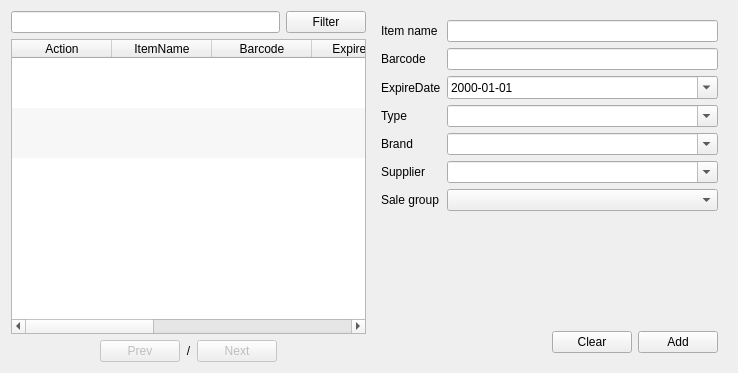
<?xml version="1.0" encoding="UTF-8"?>
<ui version="4.0">
 <class>FormManageItem</class>
 <widget class="QWidget" name="FormManageItem">
  <property name="geometry">
   <rect>
    <x>0</x>
    <y>0</y>
    <width>738</width>
    <height>373</height>
   </rect>
  </property>
  <property name="windowTitle">
   <string>Manage item</string>
  </property>
  <layout class="QHBoxLayout" name="horizontalLayout_4">
   <item>
    <layout class="QVBoxLayout" name="verticalLayout">
     <item>
      <layout class="QHBoxLayout" name="horizontalLayout">
       <item>
        <widget class="QLineEdit" name="lineEditFilter"/>
       </item>
       <item>
        <widget class="QPushButton" name="pushButtonFilter">
         <property name="text">
          <string>Filter</string>
         </property>
        </widget>
       </item>
      </layout>
     </item>
     <item>
      <widget class="QTableWidget" name="tableWidgetData">
       <property name="editTriggers">
        <set>QAbstractItemView::NoEditTriggers</set>
       </property>
       <property name="alternatingRowColors">
        <bool>true</bool>
       </property>
       <property name="selectionBehavior">
        <enum>QAbstractItemView::SelectRows</enum>
       </property>
       <property name="verticalScrollMode">
        <enum>QAbstractItemView::ScrollPerPixel</enum>
       </property>
       <property name="horizontalScrollMode">
        <enum>QAbstractItemView::ScrollPerPixel</enum>
       </property>
       <property name="showGrid">
        <bool>false</bool>
       </property>
       <property name="gridStyle">
        <enum>Qt::SolidLine</enum>
       </property>
       <property name="sortingEnabled">
        <bool>false</bool>
       </property>
       <property name="wordWrap">
        <bool>false</bool>
       </property>
       <attribute name="horizontalHeaderStretchLastSection">
        <bool>false</bool>
       </attribute>
       <attribute name="verticalHeaderVisible">
        <bool>false</bool>
       </attribute>
       <attribute name="verticalHeaderDefaultSectionSize">
        <number>50</number>
       </attribute>
       <attribute name="verticalHeaderMinimumSectionSize">
        <number>30</number>
       </attribute>
       <row>
        <property name="text">
         <string>New Row</string>
        </property>
       </row>
       <row>
        <property name="text">
         <string>New Row</string>
        </property>
       </row>
       <row>
        <property name="text">
         <string>New Row</string>
        </property>
       </row>
       <column>
        <property name="text">
         <string>Action</string>
        </property>
       </column>
       <column>
        <property name="text">
         <string>ItemName</string>
        </property>
       </column>
       <column>
        <property name="text">
         <string>Barcode</string>
        </property>
       </column>
       <column>
        <property name="text">
         <string>ExpireDate</string>
        </property>
       </column>
       <column>
        <property name="text">
         <string>ItemTypeName</string>
        </property>
       </column>
       <column>
        <property name="text">
         <string>BrandName</string>
        </property>
       </column>
       <column>
        <property name="text">
         <string>SupplierName</string>
        </property>
       </column>
       <column>
        <property name="text">
         <string>SalesGroupName</string>
        </property>
       </column>
       <column>
        <property name="text">
         <string>UpdateTs</string>
        </property>
       </column>
      </widget>
     </item>
     <item>
      <layout class="QHBoxLayout" name="horizontalLayout_2">
       <item>
        <spacer name="horizontalSpacer">
         <property name="orientation">
          <enum>Qt::Horizontal</enum>
         </property>
         <property name="sizeHint" stdset="0">
          <size>
           <width>40</width>
           <height>20</height>
          </size>
         </property>
        </spacer>
       </item>
       <item>
        <widget class="QPushButton" name="pushButtonPrev">
         <property name="enabled">
          <bool>false</bool>
         </property>
         <property name="text">
          <string>Prev</string>
         </property>
        </widget>
       </item>
       <item>
        <widget class="QLabel" name="labelPageIndicator">
         <property name="text">
          <string>&lt;CurrentPage&gt;/&lt;TotalPage&gt;</string>
         </property>
         <property name="alignment">
          <set>Qt::AlignCenter</set>
         </property>
        </widget>
       </item>
       <item>
        <widget class="QPushButton" name="pushButtonNext">
         <property name="enabled">
          <bool>false</bool>
         </property>
         <property name="text">
          <string>Next</string>
         </property>
        </widget>
       </item>
       <item>
        <spacer name="horizontalSpacer_2">
         <property name="orientation">
          <enum>Qt::Horizontal</enum>
         </property>
         <property name="sizeHint" stdset="0">
          <size>
           <width>40</width>
           <height>20</height>
          </size>
         </property>
        </spacer>
       </item>
      </layout>
     </item>
    </layout>
   </item>
   <item>
    <widget class="QFrame" name="frameRegister">
     <property name="maximumSize">
      <size>
       <width>16777215</width>
       <height>16777215</height>
      </size>
     </property>
     <layout class="QVBoxLayout" name="verticalLayout_2">
      <property name="spacing">
       <number>0</number>
      </property>
      <property name="leftMargin">
       <number>0</number>
      </property>
      <property name="topMargin">
       <number>0</number>
      </property>
      <property name="rightMargin">
       <number>0</number>
      </property>
      <property name="bottomMargin">
       <number>0</number>
      </property>
      <item>
       <widget class="QScrollArea" name="scrollArea">
        <property name="frameShape">
         <enum>QFrame::NoFrame</enum>
        </property>
        <property name="widgetResizable">
         <bool>true</bool>
        </property>
        <widget class="QWidget" name="scrollAreaWidgetContents">
         <property name="geometry">
          <rect>
           <x>0</x>
           <y>0</y>
           <width>311</width>
           <height>314</height>
          </rect>
         </property>
         <layout class="QFormLayout" name="formLayout">
          <item row="0" column="0">
           <widget class="QLabel" name="label_3">
            <property name="text">
             <string>Item name</string>
            </property>
           </widget>
          </item>
          <item row="0" column="1">
           <widget class="QLineEdit" name="lineEditItemName"/>
          </item>
          <item row="1" column="0">
           <widget class="QLabel" name="label_2">
            <property name="text">
             <string>Barcode</string>
            </property>
           </widget>
          </item>
          <item row="1" column="1">
           <widget class="QLineEdit" name="lineEditBarcode">
            <property name="alignment">
             <set>Qt::AlignRight|Qt::AlignTrailing|Qt::AlignVCenter</set>
            </property>
           </widget>
          </item>
          <item row="2" column="0">
           <widget class="QLabel" name="label">
            <property name="text">
             <string>ExpireDate</string>
            </property>
           </widget>
          </item>
          <item row="2" column="1">
           <widget class="QDateEdit" name="dateEditExpireDate">
            <property name="displayFormat">
             <string>yyyy-MM-dd</string>
            </property>
            <property name="calendarPopup">
             <bool>true</bool>
            </property>
           </widget>
          </item>
          <item row="3" column="0">
           <widget class="QLabel" name="label_4">
            <property name="text">
             <string>Type</string>
            </property>
           </widget>
          </item>
          <item row="3" column="1">
           <widget class="QComboBox" name="comboBoxItemTypeName">
            <property name="editable">
             <bool>true</bool>
            </property>
            <property name="insertPolicy">
             <enum>QComboBox::NoInsert</enum>
            </property>
           </widget>
          </item>
          <item row="4" column="0">
           <widget class="QLabel" name="label_5">
            <property name="text">
             <string>Brand</string>
            </property>
           </widget>
          </item>
          <item row="4" column="1">
           <widget class="QComboBox" name="comboBoxBrandName">
            <property name="editable">
             <bool>true</bool>
            </property>
            <property name="insertPolicy">
             <enum>QComboBox::NoInsert</enum>
            </property>
           </widget>
          </item>
          <item row="5" column="0">
           <widget class="QLabel" name="label_9">
            <property name="text">
             <string>Supplier</string>
            </property>
           </widget>
          </item>
          <item row="5" column="1">
           <widget class="QComboBox" name="comboBoxSupplierName">
            <property name="editable">
             <bool>true</bool>
            </property>
            <property name="insertPolicy">
             <enum>QComboBox::NoInsert</enum>
            </property>
           </widget>
          </item>
          <item row="6" column="0">
           <widget class="QLabel" name="label_12">
            <property name="text">
             <string>Sale group</string>
            </property>
           </widget>
          </item>
          <item row="6" column="1">
           <widget class="QComboBox" name="comboBoxSalesGroupName">
            <property name="enabled">
             <bool>true</bool>
            </property>
            <property name="editable">
             <bool>false</bool>
            </property>
            <property name="insertPolicy">
             <enum>QComboBox::NoInsert</enum>
            </property>
           </widget>
          </item>
         </layout>
        </widget>
       </widget>
      </item>
      <item>
       <widget class="QWidget" name="widget" native="true">
        <layout class="QHBoxLayout" name="horizontalLayout_5">
         <item>
          <spacer name="horizontalSpacer_3">
           <property name="orientation">
            <enum>Qt::Horizontal</enum>
           </property>
           <property name="sizeHint" stdset="0">
            <size>
             <width>40</width>
             <height>20</height>
            </size>
           </property>
          </spacer>
         </item>
         <item>
          <widget class="QPushButton" name="pushButtonClear">
           <property name="text">
            <string>Clear</string>
           </property>
          </widget>
         </item>
         <item>
          <widget class="QPushButton" name="pushButtonAdd">
           <property name="text">
            <string>Add</string>
           </property>
          </widget>
         </item>
        </layout>
       </widget>
      </item>
     </layout>
    </widget>
   </item>
  </layout>
 </widget>
 <resources/>
 <connections/>
</ui>
